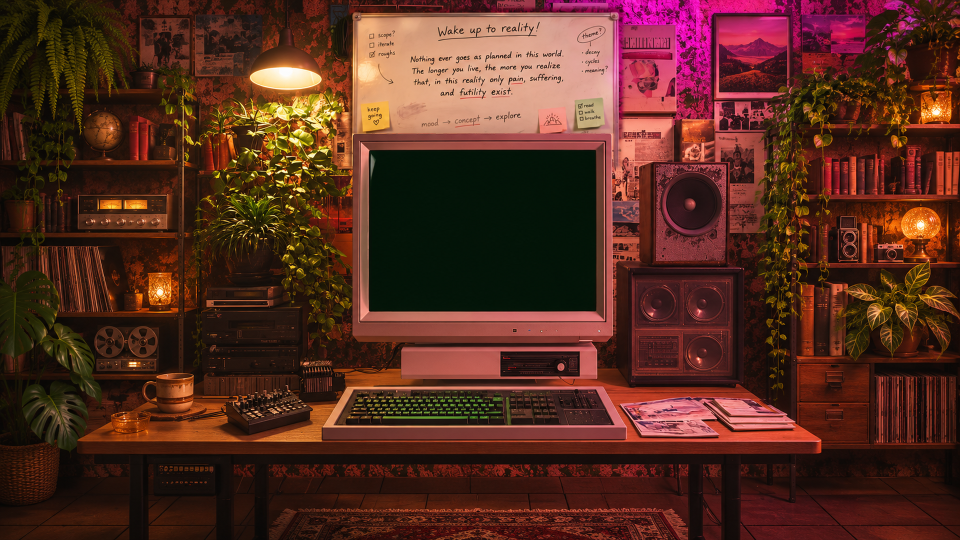
#> input picture scripts/showcase-sources/retro-intro/room-landscape-whiteboard.png, 1920 x 1080 px (shown at 1/2 size)
$ python install-room-art.py
#> lines starting #> are read from the running program, lines starting #| are printed output that depends on the picture
"""Install the selected generated frames without changing the PC or whiteboard."""
import json
from pathlib import Path

import numpy as np
from PIL import Image, ImageDraw, ImageFilter, ImageOps

ROOT = Path(__file__).resolve().parent.parent
SOURCES = ROOT / 'scripts/showcase-sources/retro-intro'
original = Image.open(SOURCES / 'room-landscape-whiteboard.png').convert('RGB')
#> original is the input picture: PIL image 1920x1080 RGB; mean R, G, B 85.8, 44, 31.1
generated = ImageOps.fit(
    Image.open(SOURCES / 'posters/room-frames-imagegen-source.png').convert('RGB'),
    original.size, method=Image.Resampling.LANCZOS,
)
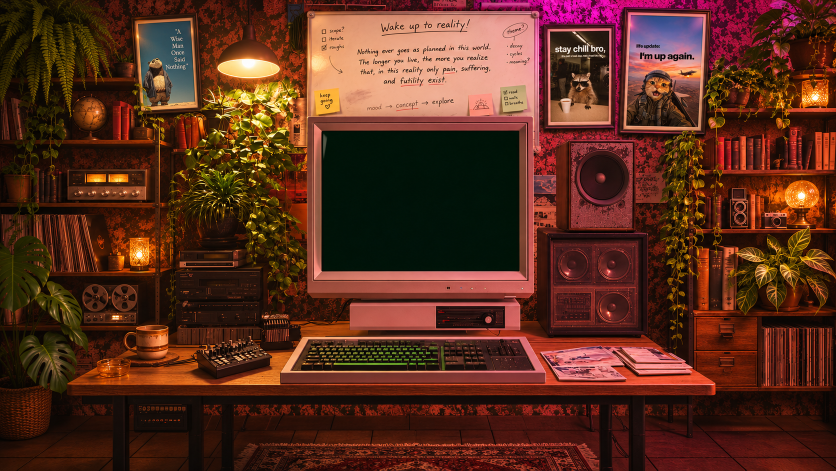
#> input picture scripts/showcase-sources/retro-intro/posters/room-frames-imagegen-source.png, 1672 x 941 px (shown at 1/2 size)
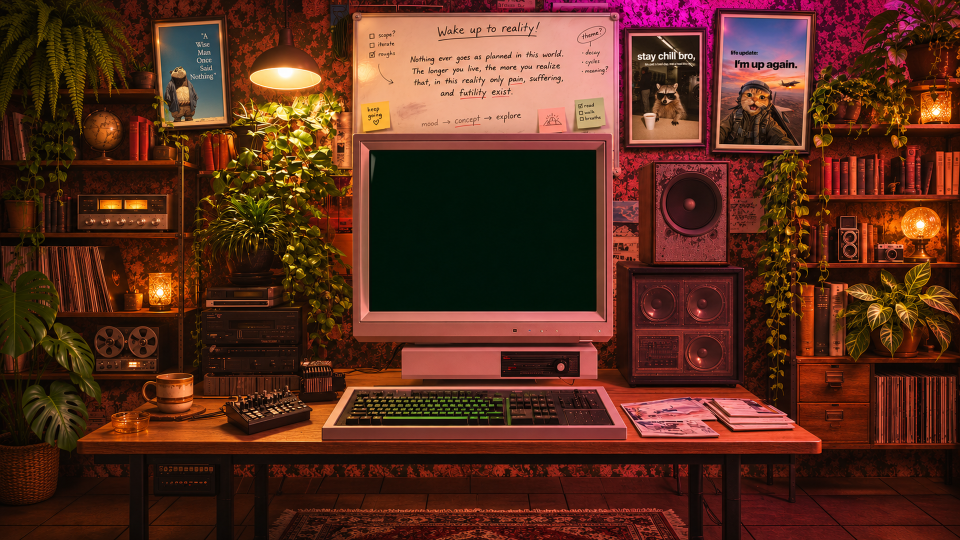
#> generated: PIL image 1920x1080 RGB (shown at 1/2 size); mean R, G, B 89.6, 45.5, 28.9
regions = [(292, 14, 474, 292), (1240, 34, 1426, 314), (1420, 5, 1656, 326)]
mask = Image.new('L', original.size)
#> mask: PIL image 1920x1080 L; every value is 0
draw = ImageDraw.Draw(mask)
for region in regions:
    draw.rectangle(region, fill=255)
mask = mask.filter(ImageFilter.GaussianBlur(3))
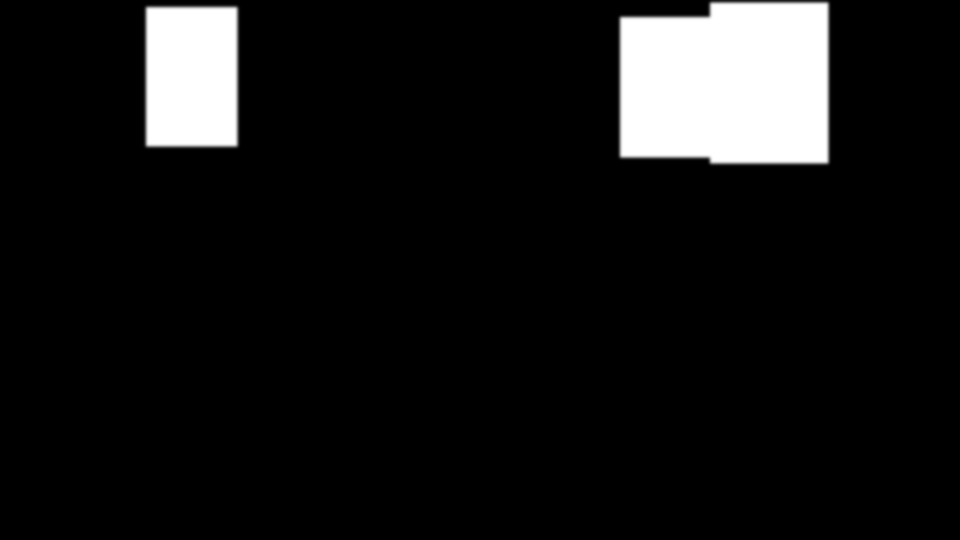
#> mask: PIL image 1920x1080 L (shown at 1/2 size); min 0, max 255, mean 21.9
result = Image.composite(generated, original, mask)
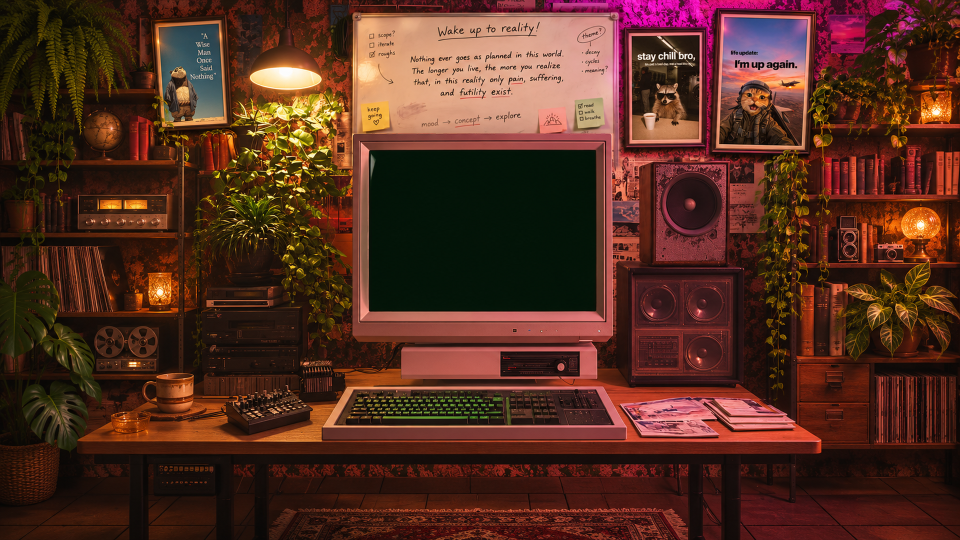
#> result: PIL image 1920x1080 RGB (shown at 1/2 size); mean R, G, B 84.4, 45.6, 31.7

# These exact original pixels define the live screen and its fixed hardware.
protected = [(704, 267, 1227, 690), (698, 16, 1239, 267)]
for box in protected:
    result.paste(original.crop(box), box[:2])
    left, top, right, bottom = box
    assert np.array_equal(np.asarray(result)[top:bottom, left:right],
                          np.asarray(original)[top:bottom, left:right])

result.save(SOURCES / 'room-landscape-framed.png')
(SOURCES / 'posters/frame-install.json').write_text(json.dumps({
    'method': 'built-in imagegen frame edit, installed only in the three wall regions',
    'regions': regions, 'protected': protected,
    'placement': 'small panda on the left; raccoon and larger cat staggered on the right',
    'output': 'room-landscape-framed.png',
}, indent=2))
print('Installed scattered wall frames; original monitor and whiteboard pixels preserved.')
